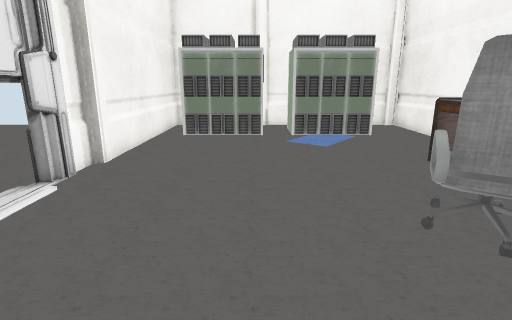
[1] (above)

16 first-person views from a walk through a scene from a Unity 3-D project. The camera is 1.2 m above the floor, tilts 14° down and sees 80° across. The floor is counted in squares, 0.5 m on a side. Each view is taken from the middle of a square. On the plan, view 1 faces up. The plan holds only what a view shows up to about 19 squares ahead; the rest is blank. The place goes on beyond the plan. The player is left out. Some surface patterns are stand-ins.

[2]
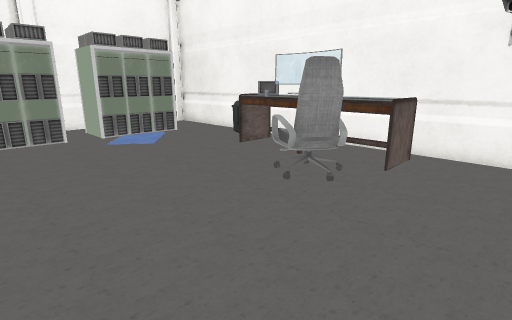

[3]
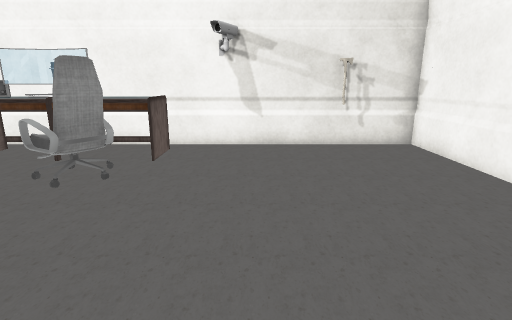

[4]
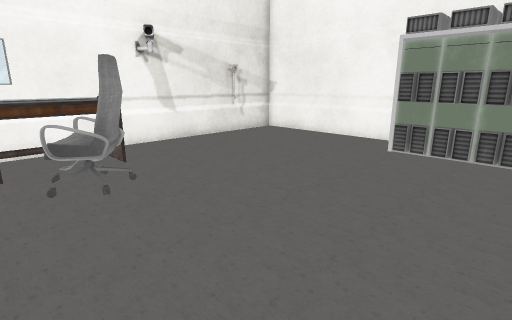

[5]
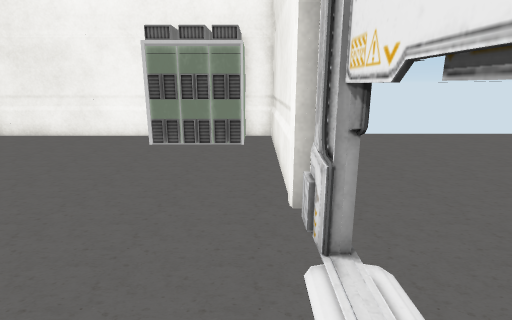

[6]
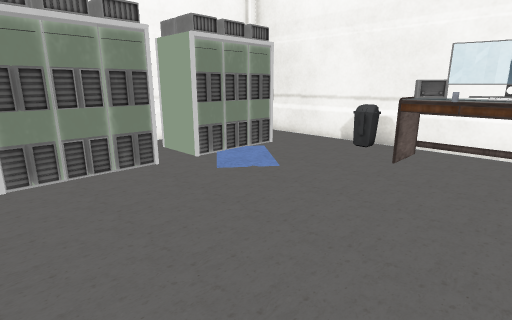

[7]
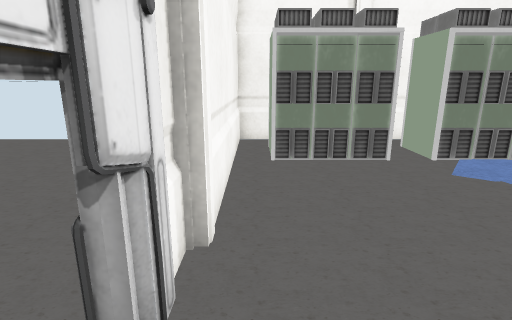

[8]
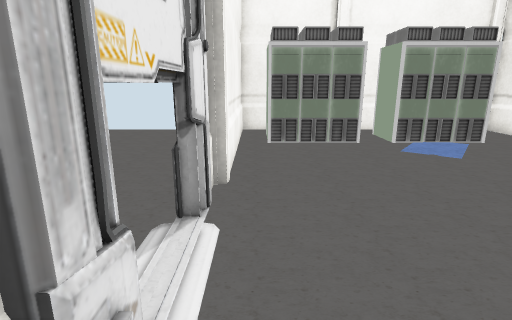

[9]
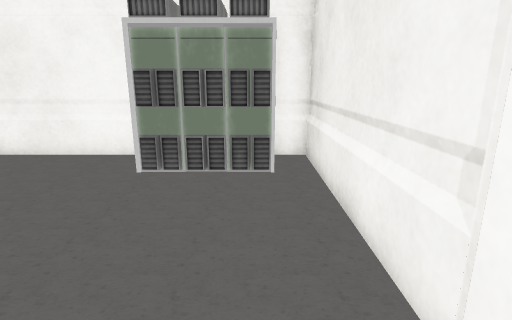

[10]
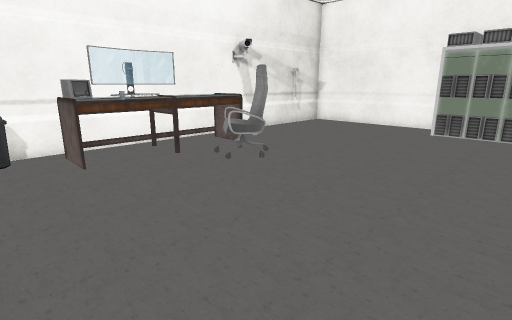

[11]
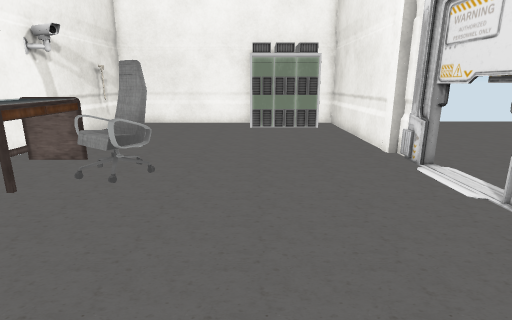

[12]
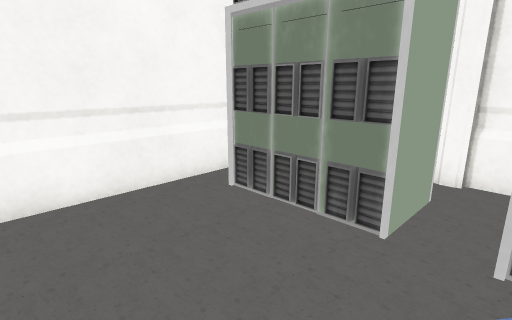

[13]
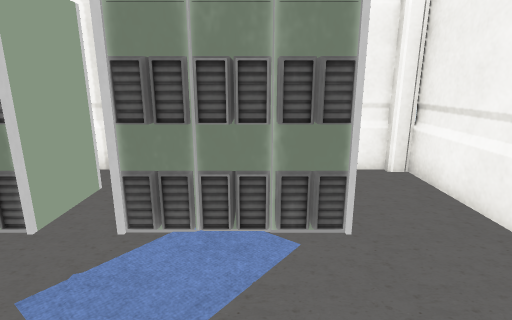

[14]
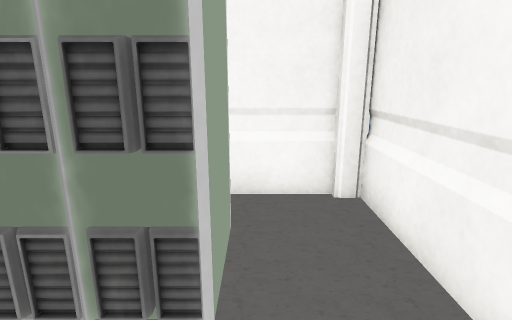

[15]
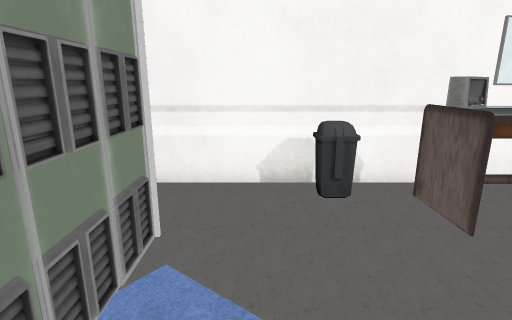

[16]
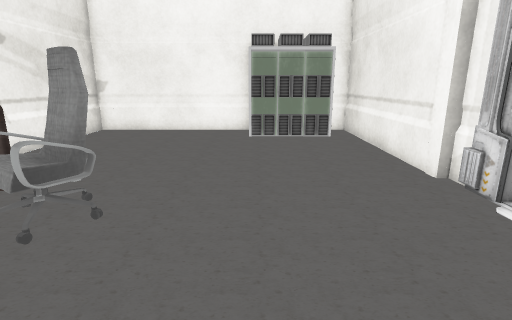

### Floor plan
Key: @ floor where view 1 was taken; # wall or solid block; . floor; = window, fence, low wall or low ledge; T thing the floor can be seen under or through; O other object.
Columns run from 6 left of view 1 to 8 right of it. Each row starts with its distance up from view 1.
 19  O############O
 18   =   O#=   ==O
 17  ##    .    #.#
 16  ###OO#.#O ##.#
 15  ##OOOO.OOOO#.#
 14  #............#
 13  #............#
 12  #...........O#
 11  #...........O#
 10 .#..........OO#
  9 .O..........OO#
  8 .T..........OO#
  7 .T..........OO#
  6 .T........O.OO#
  5 .T.......OOOOO#
  4 .T.......OOOOO#
  3 .T..........OO#
  2 .O............#
  1 .#............#
  0  #....@.......#
 -1  #............#
 -2  #............#
 -3  #............#
 -4  #.OOOO.......#
 -5  ###OO#.......#
 -6  ##  O ########
 -7   #   ###

Positions as (right, up) in squares from view 1, and headings:
1: (0, 0), facing up
2: (-3, 0), facing up-right
3: (-4, 0), facing right
4: (-4, 7), facing down-right
5: (-4, 8), facing down
6: (-4, 6), facing up-right
7: (-4, 5), facing up
8: (-4, 2), facing up
9: (-3, 4), facing down
10: (-4, 12), facing down-right
11: (0, 13), facing down
12: (2, 10), facing up-left
13: (4, 10), facing up
14: (6, 12), facing up
15: (1, 13), facing right
16: (0, 10), facing down
